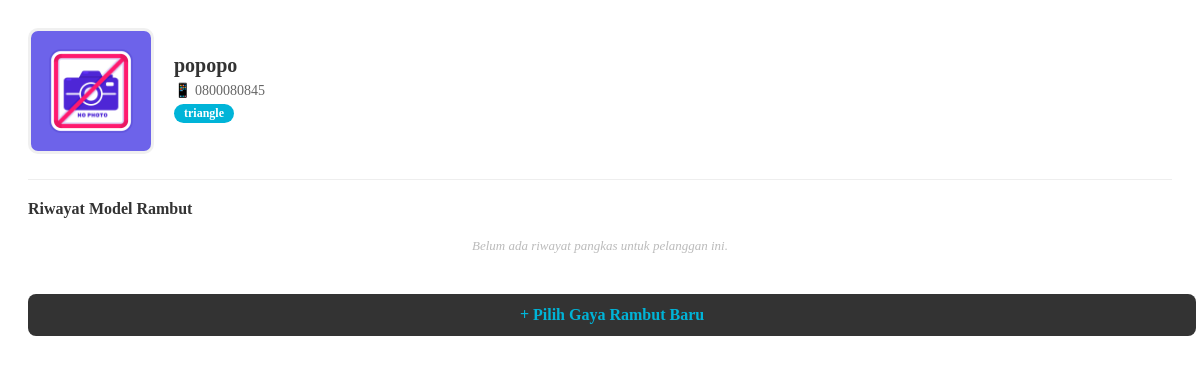
Page /detail_pelanggan.php?id=7 (signed in) on the committed database.
### tables this page shows
CREATE TABLE `pelanggan` (
  `id` int(11) NOT NULL,
  `nama` varchar(100) NOT NULL,
  `bentuk_wajah` varchar(50) DEFAULT NULL,
  `created_at` timestamp NOT NULL DEFAULT current_timestamp(),
  `hp_pelanggan` varchar(25) DEFAULT NULL,
  `foto` varchar(255) DEFAULT NULL
);

### detail_pelanggan.php (the view, shortened to what this page needs)
<?php
require_once 'not-to-show/connect.php';
$id = mysqli_real_escape_string($conn, $_GET['id']);
$query = mysqli_query($conn, "SELECT * FROM pelanggan WHERE id = '$id'");
$p = mysqli_fetch_assoc($query);
$query_riwayat = mysqli_query($conn, "SELECT * FROM riwayat_model_rambut
                                     WHERE id_pelanggan = '$id'
                                     ORDER BY tanggal DESC, waktu DESC");
?>
<div class="detail-card">
    <div class="profile-header">
        <img src="assets/img/pelanggan/<?php echo htmlspecialchars($p['foto']); ?>"
             onerror="this.src='assets/img/no-image.jpg'">
        <div class="info-text">
            <h3><?= htmlspecialchars($p['nama']) ?></h3>
            <p>📱 <?= htmlspecialchars($p['hp_pelanggan']) ?></p>
            <p><span class="badge-shape"><?= htmlspecialchars($p['bentuk_wajah']) ?></span></p>
        </div>
    </div>
    <div class="history-section">
        <h4 style="margin: 0; color: #333;">Riwayat Model Rambut</h4>
        <?php if (mysqli_num_rows($query_riwayat) > 0): ?>
            <table class="history-table">
                <thead>
                    <tr>
                        <th>Tanggal & Waktu</th>
                        <th>Model Rambut</th>
                    </tr>
                </thead>
                <tbody>
                    <?php while($h = mysqli_fetch_assoc($query_riwayat)): ?>
                    <tr>
                        <td>
                            <div style="font-weight: 500;"><?= date('d/m/Y', strtotime($h['tanggal'])) ?></div>
                            <div style="font-size: 11px; color: #aaa;"><?= $h['waktu'] ?></div>
                        </td>
                        <td>
                            <span class="model-name"><?= htmlspecialchars($h['haircut']) ?></span>
                        </td>
                    </tr>
                    <?php endwhile; ?>
                </tbody>
            </table>
        <?php else: ?>
            <div style="text-align: center; padding: 20px; color: #bbb; font-style: italic; font-size: 13px;">
                Belum ada riwayat pangkas untuk pelanggan ini.
            </div>
        <?php endif; ?>
    </div>
    <a href="haircut.php?id_pelanggan=<?= $id ?>" class="btn-new-order">
        + Pilih Gaya Rambut Baru
    </a>
</div>

### detail_pelanggan.php (style rules this page uses)
.detail-card { background: #fff; padding: 20px; border-radius: 12px; }
.profile-header { display: flex; gap: 20px; align-items: center; margin-bottom: 25px; }
.profile-header img { width: 120px; height: 120px; object-fit: cover; border-radius: 10px; border: 3px solid #f0f0f0; }
.info-text h3 { margin: 0; font-size: 20px; color: #333; }
.info-text p { margin: 5px 0; color: #666; font-size: 14px; }
.badge-shape { display: inline-block; background: #00B4D8; color: white; padding: 2px 10px; border-radius: 15px; font-size: 12px; font-weight: bold; }
.history-section { margin-top: 20px; border-top: 1px solid #eee; padding-top: 20px; }
.btn-new-order { display: block; width: 100%; text-align: center; background: #333; color: #00B4D8; padding: 12px; border-radius: 8px; text-decoration: none; font-weight: bold; margin-top: 20px; transition: 0.2s; }

### rows in the picture
pelanggan: nama "popopo", hp_pelanggan "0800080845", bentuk_wajah "triangle"
